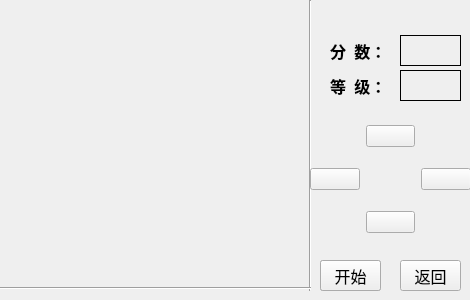
<?xml version="1.0" encoding="UTF-8"?>
<ui version="4.0">
 <class>GameForm</class>
 <widget class="QWidget" name="GameForm">
  <property name="geometry">
   <rect>
    <x>0</x>
    <y>0</y>
    <width>470</width>
    <height>300</height>
   </rect>
  </property>
  <property name="windowTitle">
   <string>游戏中</string>
  </property>
  <property name="styleSheet">
   <string notr="true"/>
  </property>
  <widget class="Line" name="line">
   <property name="geometry">
    <rect>
     <x>300</x>
     <y>0</y>
     <width>20</width>
     <height>291</height>
    </rect>
   </property>
   <property name="orientation">
    <enum>Qt::Vertical</enum>
   </property>
  </widget>
  <widget class="QLabel" name="label">
   <property name="geometry">
    <rect>
     <x>330</x>
     <y>40</y>
     <width>71</width>
     <height>21</height>
    </rect>
   </property>
   <property name="font">
    <font>
     <family>Andalus</family>
     <pointsize>12</pointsize>
     <weight>75</weight>
     <bold>true</bold>
    </font>
   </property>
   <property name="text">
    <string>分  数：</string>
   </property>
  </widget>
  <widget class="QLabel" name="label_2">
   <property name="geometry">
    <rect>
     <x>330</x>
     <y>70</y>
     <width>71</width>
     <height>31</height>
    </rect>
   </property>
   <property name="font">
    <font>
     <family>Andalus</family>
     <pointsize>12</pointsize>
     <weight>75</weight>
     <bold>true</bold>
    </font>
   </property>
   <property name="text">
    <string>等  级：</string>
   </property>
  </widget>
  <widget class="QLabel" name="score">
   <property name="geometry">
    <rect>
     <x>400</x>
     <y>35</y>
     <width>61</width>
     <height>31</height>
    </rect>
   </property>
   <property name="font">
    <font>
     <family>Aharoni</family>
     <pointsize>24</pointsize>
     <weight>75</weight>
     <bold>true</bold>
    </font>
   </property>
   <property name="frameShape">
    <enum>QFrame::Box</enum>
   </property>
   <property name="text">
    <string/>
   </property>
   <property name="alignment">
    <set>Qt::AlignCenter</set>
   </property>
  </widget>
  <widget class="QLabel" name="level">
   <property name="geometry">
    <rect>
     <x>400</x>
     <y>70</y>
     <width>61</width>
     <height>31</height>
    </rect>
   </property>
   <property name="font">
    <font>
     <family>Aharoni</family>
     <pointsize>24</pointsize>
     <weight>75</weight>
     <bold>true</bold>
    </font>
   </property>
   <property name="frameShape">
    <enum>QFrame::Box</enum>
   </property>
   <property name="text">
    <string/>
   </property>
   <property name="alignment">
    <set>Qt::AlignCenter</set>
   </property>
  </widget>
  <widget class="Line" name="line_2">
   <property name="geometry">
    <rect>
     <x>0</x>
     <y>280</y>
     <width>311</width>
     <height>16</height>
    </rect>
   </property>
   <property name="orientation">
    <enum>Qt::Horizontal</enum>
   </property>
  </widget>
  <widget class="QWidget" name="layoutWidget">
   <property name="geometry">
    <rect>
     <x>310</x>
     <y>110</y>
     <width>161</width>
     <height>140</height>
    </rect>
   </property>
   <layout class="QGridLayout" name="gridLayout">
    <item row="0" column="0">
     <spacer name="horizontalSpacer">
      <property name="orientation">
       <enum>Qt::Horizontal</enum>
      </property>
      <property name="sizeHint" stdset="0">
       <size>
        <width>40</width>
        <height>20</height>
       </size>
      </property>
     </spacer>
    </item>
    <item row="0" column="2">
     <spacer name="horizontalSpacer_2">
      <property name="orientation">
       <enum>Qt::Horizontal</enum>
      </property>
      <property name="sizeHint" stdset="0">
       <size>
        <width>40</width>
        <height>20</height>
       </size>
      </property>
     </spacer>
    </item>
    <item row="1" column="0">
     <widget class="QPushButton" name="btnleft">
      <property name="text">
       <string/>
      </property>
      <property name="icon">
       <iconset resource="en.qrc">
        <normaloff>:/new/prefix1/lef.png</normaloff>:/new/prefix1/lef.png</iconset>
      </property>
      <property name="iconSize">
       <size>
        <width>24</width>
        <height>24</height>
       </size>
      </property>
     </widget>
    </item>
    <item row="2" column="1">
     <widget class="QPushButton" name="btnbut">
      <property name="text">
       <string/>
      </property>
      <property name="icon">
       <iconset resource="en.qrc">
        <normaloff>:/new/prefix1/but.png</normaloff>:/new/prefix1/but.png</iconset>
      </property>
      <property name="iconSize">
       <size>
        <width>24</width>
        <height>24</height>
       </size>
      </property>
     </widget>
    </item>
    <item row="2" column="2">
     <spacer name="horizontalSpacer_4">
      <property name="orientation">
       <enum>Qt::Horizontal</enum>
      </property>
      <property name="sizeHint" stdset="0">
       <size>
        <width>40</width>
        <height>20</height>
       </size>
      </property>
     </spacer>
    </item>
    <item row="1" column="2">
     <widget class="QPushButton" name="btnright">
      <property name="text">
       <string/>
      </property>
      <property name="icon">
       <iconset resource="en.qrc">
        <normaloff>:/new/prefix1/rig.png</normaloff>:/new/prefix1/rig.png</iconset>
      </property>
      <property name="iconSize">
       <size>
        <width>24</width>
        <height>24</height>
       </size>
      </property>
     </widget>
    </item>
    <item row="2" column="0">
     <spacer name="horizontalSpacer_3">
      <property name="orientation">
       <enum>Qt::Horizontal</enum>
      </property>
      <property name="sizeHint" stdset="0">
       <size>
        <width>40</width>
        <height>20</height>
       </size>
      </property>
     </spacer>
    </item>
    <item row="0" column="1">
     <widget class="QPushButton" name="btntop">
      <property name="text">
       <string/>
      </property>
      <property name="icon">
       <iconset resource="en.qrc">
        <normaloff>:/new/prefix1/top.png</normaloff>:/new/prefix1/top.png</iconset>
      </property>
      <property name="iconSize">
       <size>
        <width>24</width>
        <height>24</height>
       </size>
      </property>
     </widget>
    </item>
    <item row="1" column="1">
     <spacer name="horizontalSpacer_5">
      <property name="orientation">
       <enum>Qt::Horizontal</enum>
      </property>
      <property name="sizeHint" stdset="0">
       <size>
        <width>40</width>
        <height>20</height>
       </size>
      </property>
     </spacer>
    </item>
   </layout>
  </widget>
  <widget class="QPushButton" name="btnstop">
   <property name="geometry">
    <rect>
     <x>320</x>
     <y>260</y>
     <width>61</width>
     <height>31</height>
    </rect>
   </property>
   <property name="font">
    <font>
     <family>楷体</family>
     <pointsize>12</pointsize>
     <weight>50</weight>
     <bold>false</bold>
    </font>
   </property>
   <property name="text">
    <string>暂停</string>
   </property>
  </widget>
  <widget class="QPushButton" name="btnsta">
   <property name="geometry">
    <rect>
     <x>320</x>
     <y>260</y>
     <width>61</width>
     <height>31</height>
    </rect>
   </property>
   <property name="font">
    <font>
     <family>楷体</family>
     <pointsize>12</pointsize>
     <weight>50</weight>
     <bold>false</bold>
    </font>
   </property>
   <property name="text">
    <string>开始</string>
   </property>
  </widget>
  <widget class="QPushButton" name="btnret">
   <property name="geometry">
    <rect>
     <x>400</x>
     <y>260</y>
     <width>61</width>
     <height>31</height>
    </rect>
   </property>
   <property name="font">
    <font>
     <family>楷体</family>
     <pointsize>12</pointsize>
     <weight>50</weight>
     <bold>false</bold>
    </font>
   </property>
   <property name="text">
    <string>返回</string>
   </property>
  </widget>
 </widget>
 <resources>
  <include location="en.qrc"/>
 </resources>
 <connections/>
</ui>
